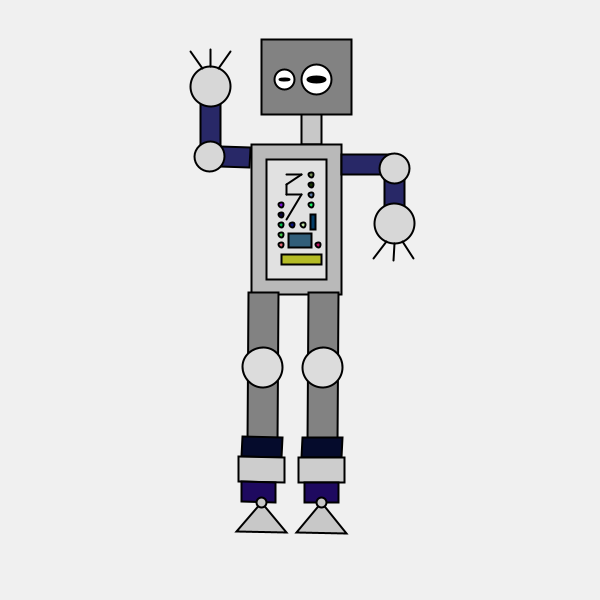
Frame 1 (no input)
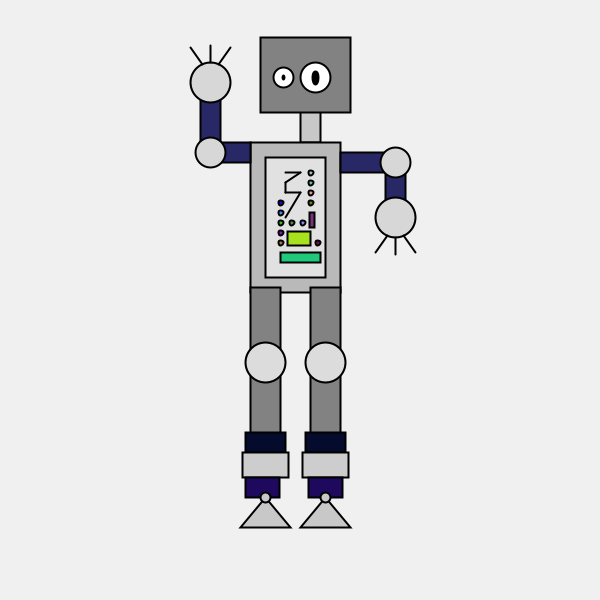
Frame 60 (the mouse pressed at the canvas centre just before this capture)
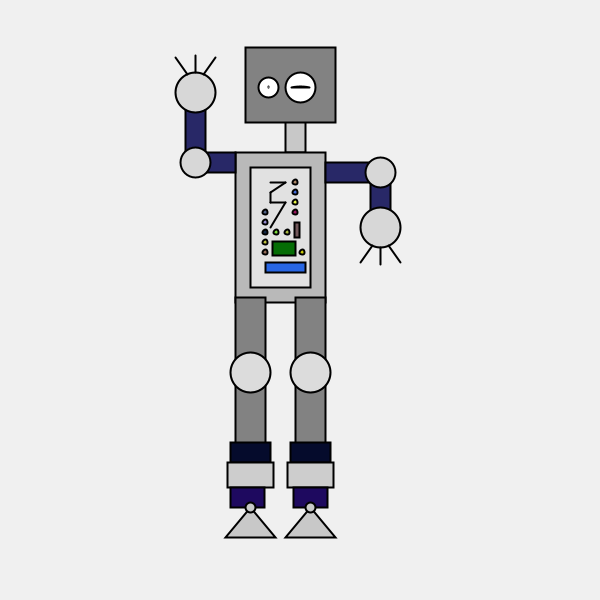
Frame 120 (the mouse held since frame 60 and released just before this capture)

The Processing sketch that drew these frames (run headless with seeded random() and noise(); from frame 60 on, the mouse is pressed at the canvas centre):

// Processing sketch: processing_56555
// ── processing_56555.pde

float c = 100;
float d = 100;
float angle = 0.0;
float angleDirection = 1;
float speed = 0.005;
float bodyHeight = 150;
float bodyWidth = 90;
float r = 5;

void setup() {
  size(600, 600);
  smooth();
  strokeWeight(2);
}

void draw() {
  c = c + random(-5, 5);
  d = d + random(-1, 1);
  
background(240);

//neck
fill(200);
rect(c + 200, d, 20, 45);

//head
fill(130);
rect(c + 160, d - 60, 90, 75);

//eyes
fill(255);
ellipse(c + 183, d - 20, r*4, r*4);
fill(0);
ellipse(c + 183, d - 20, random(10), random(10));
fill(255);
ellipse(c + 215, d - 20, r*6, r*6);
fill(0);
ellipse(c + 215, d - 20, random(20), random(20));

//body
fill(185);
rect(c + 150, d + 45, bodyWidth, bodyHeight);

//panel
frameRate(5);
fill(225);
rect(c + 165, d + 60, 60, 120);
fill(random(255), random(255), random(255));
ellipse(c + 210, d + 75, 5, 5);
fill(random(255), random(255), random(255));
ellipse(c + 210, d + 85, 5, 5);
fill(random(255), random(255), random(255));
ellipse(c + 210, d + 95, 5, 5);
fill(random(255), random(255), random(255));
ellipse(c + 210, d + 105, 5, 5);
fill(random(255), random(255), random(255));
rect(c + 209, d + 115, 5, 15);
line(c + 185, d + 75, c + 200, d + 75);
line(c + 200, d + 75, c + 185, d + 85);
line(c + 185, d + 85, c + 185, d + 95);
line(c + 185, d + 95, c + 200, d + 95);
line(c + 200, d + 95, c + 185, d + 120);
fill(random(255), random(255), random(255));
ellipse(c + 180, d + 105, 5, 5);
fill(random(255), random(255), random(255));
ellipse(c + 180, d + 115, 5, 5);
fill(random(255), random(255), random(255));
ellipse(c + 180, d + 125, 5, 5);
fill(random(255), random(255), random(255));
ellipse(c + 180, d + 135, 5, 5);
fill(random(255), random(255), random(255));
ellipse(c + 180, d + 145, 5, 5);
fill(random(255), random(255), random(255));
rect(c + 180, d + 155, 40, 10);
fill(random(255), random(255), random(255));
rect(c + 187, d + 134, 23, 14);
fill(random(255), random(255), random(255));
ellipse(c + 191, d + 125, 5, 5);
fill(random(255), random(255), random(255));
ellipse(c + 202, d + 125, 5, 5);
fill(random(255), random(255), random(255));
ellipse(c + 217, d + 145, 5, 5);

angle = angle + speed * angleDirection;
if ((angle > QUARTER_PI) || (angle < HALF_PI)) {
  angleDirection = angleDirection * -1;
}
//left arm
fill(40, 40, 103);
rect(c + 240, d + 55, 50, 20);
rotate(angle * 2.0);
rect(c + 285, d + 70, 20, 60);
fill(215);
ellipse(c + 295, d + 65, 30, 30);
ellipse(c + 295, d + 120, 40, 40);
line(c + 295, d + 140, c + 295, d + 157);
line(c + 287, d + 138, c + 275, d + 155);
line(c + 303, d + 138, c + 315, d + 155);

//right arm
fill(40, 40, 103);
rect(c + 150, d + 65, -30, -20);
rect(c + 120, d + 45, -20, -60);
fill(215);
ellipse(c + 110, d + 55, 30, 30);
ellipse(c + 110, d - 15, 40, 40);
line(c + 110, d - 35, c + 110, d - 52);
line(c + 102, d - 33, c + 90, d - 50);
line(c + 118, d - 33, c +130, d - 50);

//left leg
fill(130);
rect(c + 210, d + 190, bodyWidth/3, bodyHeight);
fill(220);
ellipse(c + 225, d + 265, 40, 40);
fill(5, 11, 44);
rect(c + 205, d + 335, bodyWidth - 50, bodyWidth - 70);
fill(205);
rect(c + 202, d + 355, 46, 25);
fill(30, 9, 95);
rect(c + 208, d + 380, 34, 20);
fill(200);
triangle(c + 225, d + 400, c + 250, d + 430, c + 200, d + 430);
ellipse(c + 225, d + 400, 10, 10);

//right
fill(130);
rect(c + 150, d + 190, bodyWidth/3, bodyHeight);
fill(220);
ellipse(c + 165, d + 265, 40, 40);
fill(5, 11, 44);
rect(c + 145, d + 335, bodyWidth - 50, bodyWidth - 70);
fill(205);
rect(c + 142, d + 355, 46, 25);
fill(30, 9, 95);
rect(c + 145, d + 380, 34, 20);
fill(200);
triangle(c + 165, d + 400, c + 190, d + 430, c + 140, d + 430);
ellipse(c + 165, d + 400, 10, 10);
}
